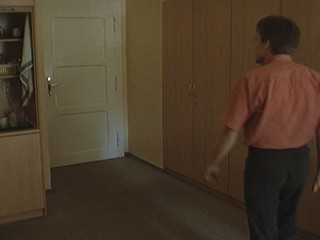
#> input picture Datasets/Office/img01_0056.jpg, 320 x 240 px; its folder holds 4 pictures in this run
$ jupyter execute --allow-errors 'CV Project 1 - Jupyter .ipynb'
#> lines starting #> are read from the running program, lines starting #| are printed output that depends on the picture
# EECE 5639 - Project 1

Matin Raayai Ardakani

Tony Smoragiewicz

Northeastern University

Fall 2021

[cell 1]
import matplotlib.pyplot as plt
import cv2
import numpy as np
import os
import tqdm
from scipy.ndimage import convolve, median_filter

### Dataset pre-processing

[cell 2]
"""
Loads in images in a single folder and converts them to gray scale.
The images are returned as a python list
"""
def load_images_from_folder(folder):
#> called with folder = '../Datasets/Office/'
    images = []
    for filename in tqdm.tqdm(sorted(os.listdir(folder))):
        img = cv2.imread(os.path.join(folder,filename))
#> img is the input picture: shape (240, 320, 3); mean B, G, R 41.9, 59.5, 74.6
        if img is not None:
            gray = np.sum(img, 2) / 3
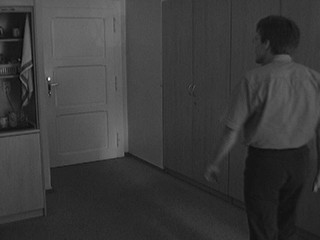
#> gray: shape (240, 320) float64; min 3.67, max 241, mean 58.7
            images.append(gray)
#> pass 2 of the loop in load_images_from_folder, `for filename in tqdm.tqdm(sorted(os.listdir(folder))):`:
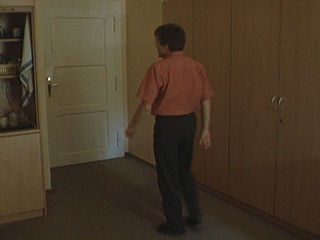
#> input picture Datasets/Office/img01_0080.jpg, 320 x 240 px
#> in load_images_from_folder, img is the input picture: shape (240, 320, 3); mean B, G, R 40.1, 58, 72.4
#> in load_images_from_folder, `gray = np.sum(img, 2) / 3`:
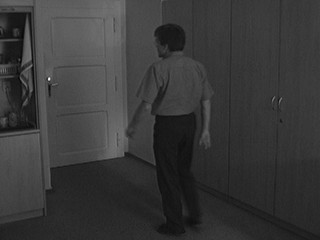
#> gray: shape (240, 320) float64; min 6.33, max 243.7, mean 56.8
#> pass 3 of the loop in load_images_from_folder, `for filename in tqdm.tqdm(sorted(os.listdir(folder))):`:
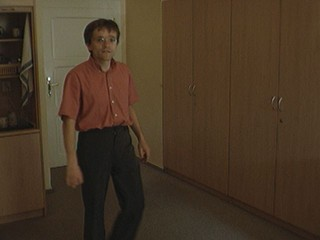
#> input picture Datasets/Office/img01_0121.jpg, 320 x 240 px
#> in load_images_from_folder, img is the input picture: shape (240, 320, 3); mean B, G, R 37.4, 55, 71.2
#> in load_images_from_folder, `gray = np.sum(img, 2) / 3`:
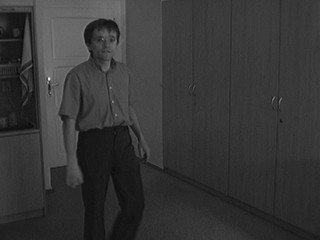
#> gray: shape (240, 320) float64; min 5.33, max 239.3, mean 54.5
#> the loop made 4 passes; the first 3 are shown
    return images
"""
Saves the temporal masks to the specified folder.
"""
def save_masks_to_folder(masks, folder):
    for m in tqdm.tqdm(masks):
        output_path = os.path.join(folder, f"{i:4d}.png")
        cv2.imwrite(output_path, m.astype(np.uint8), cv2.IMWRITE_PAM_FORMAT_GRAYSCALE)

[cell 3]
office_dataset_path = "../Datasets/Office/"
red_chair_dataset_path = "../Datasets/RedChair"
office = np.array(load_images_from_folder(office_dataset_path))
#> (the rest of this cell did not finish here and is left out)


print(f"Office dataset shape: {office.shape}")
print(f"Red chair dataset shape: {red_chair.shape}")

### Filtering and Plotting Functions

[cell 4]
def abs_and_thres(masks, min_thres=0, max_thres=500):
    masks = np.abs(masks)
    return np.select([masks > min_thres, masks < max_thres],
                 [np.ones_like(masks), np.zeros_like(masks)])

def convolve_temporal_filter(images, temp_filter):
    temp_filter = temp_filter.reshape(-1, 1, 1)
    return convolve(images.astype(np.float64), temp_filter)

def get_temporal_gaussian_1d(t_sigma):
    output = [ - np.exp(- x**2 / (2 * t_sigma**2)) * x / (t_sigma**2) for x
    in range(-5 * t_sigma, 5 * t_sigma + 1)]
    output = np.array(output)
    return output / output.sum()

def get_spatial_gaussian_2d(s_sigma):
#> called with s_sigma = 1
    filt_rad = int(np.floor(5 * s_sigma))
    offset = np.floor(filt_rad/2)
    g_filt_2d = np.zeros((filt_rad, filt_rad), dtype=np.float64)
    for i in range(filt_rad):
        for j in range(filt_rad):
            g_filt_2d[i, j] = np.exp(-((i - offset)**2 + (j - offset)**2) / (2 * s_sigma**2))
    g_filt_2d = g_filt_2d / g_filt_2d.sum()
    return g_filt_2d


def apply_median_filter(images, kernel):
    return median_filter(images, kernel)


def convolve_spatial_filter(images, spatial_filter):
    spatial_filter = spatial_filter.reshape(1,
                                            spatial_filter.shape[0],
                                            spatial_filter.shape[1])
    return convolve(images, spatial_filter)

## Experiments

### b.i. Naive Temporal Filtering

[cell 5]
naive_temp_filter = 0.5 * np.array([-1.,0.,1.])
office_exp_1 = convolve_temporal_filter(office, naive_temp_filter)
office_exp_1 = abs_and_thres(office_exp_1, 10, 200)
#> (the rest of this cell did not finish here and is left out)

### b.ii. Temporal denoising with spatial pre-processing

[cell 6]
# create kernels
box3 = np.ones([3,3])/9
box5 = np.ones([5,5])/25
gauss1 = get_spatial_gaussian_2d(1)
gauss14 = get_spatial_gaussian_2d(1.4)
